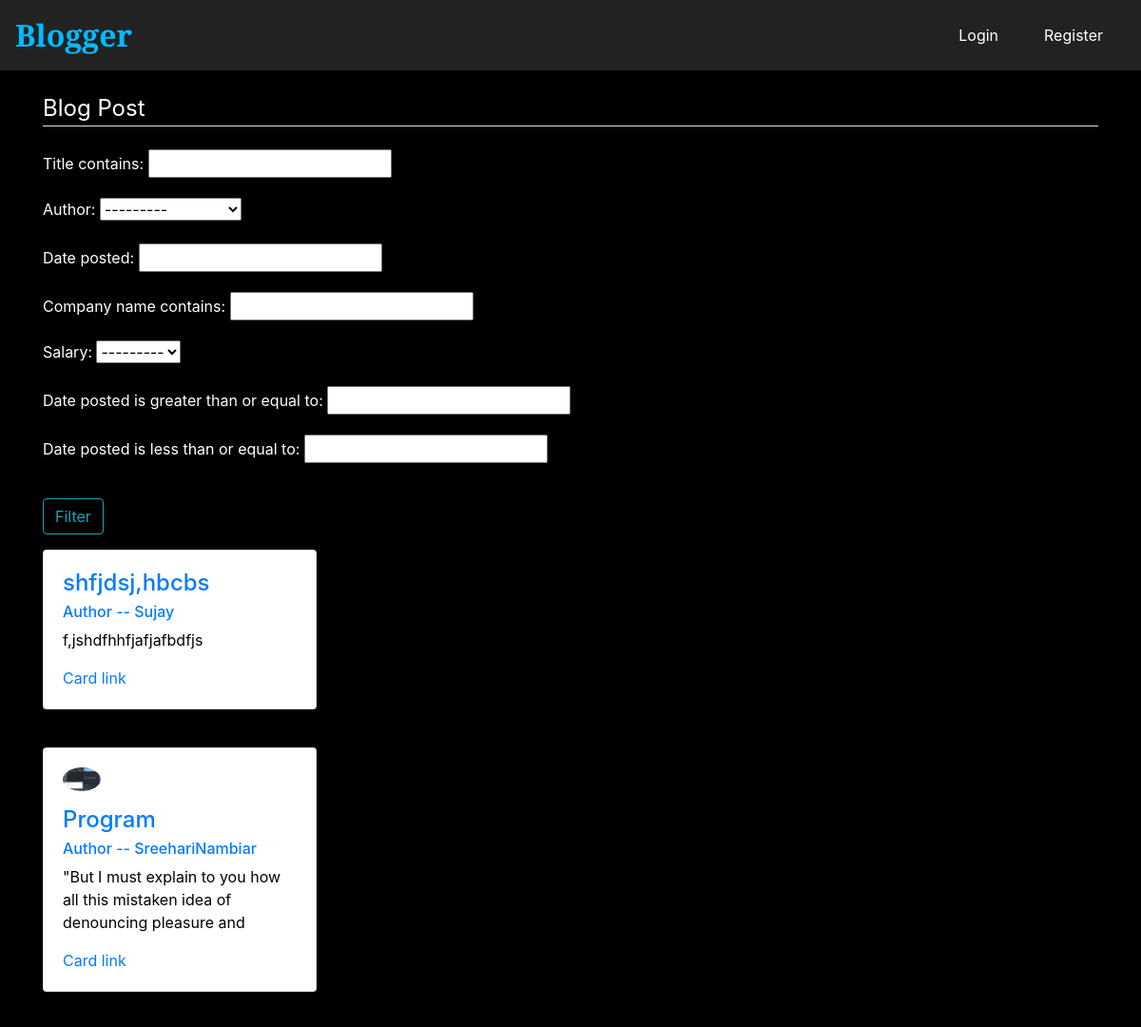
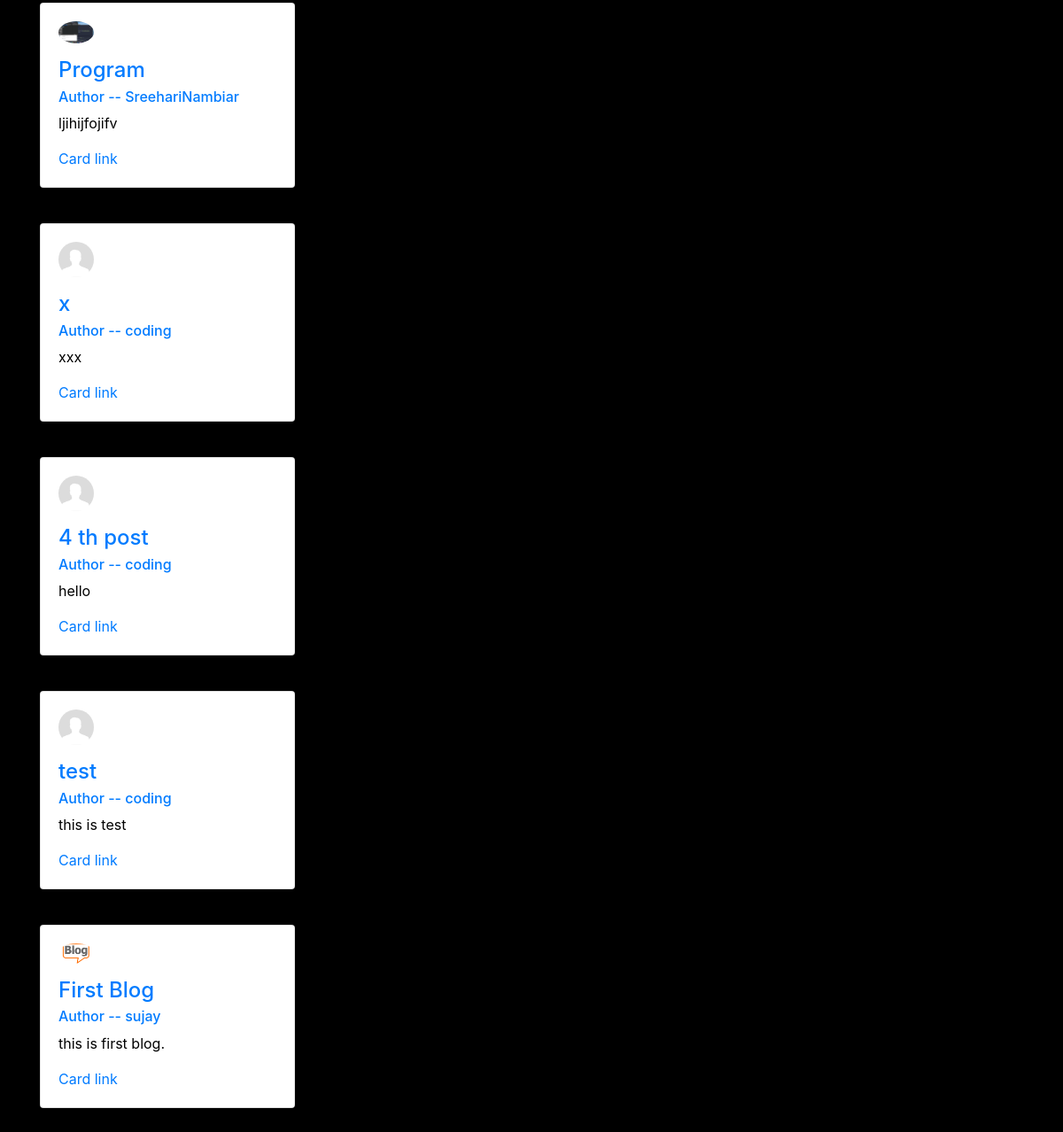
/post/filter/, run on the app's committed database (2 pictures, top to bottom).
### blog/models.py (models this page shows, shortened)
class blog(models.Model):
    title = models.CharField(max_length=30)
    author = models.ForeignKey(User,on_delete=models.CASCADE,blank=True, null=True)
    date_posted = models.DateTimeField(auto_now_add=True)
    content = models.TextField()
    image1 = models.ImageField(upload_to='static/images/blog_img',null=True)
    image2 = models.ImageField(upload_to='static/images/blog_img',null=True)
    company_name = models.CharField(max_length=30,null=True)
    salary_range = [('4','4lakh'),('6','6lakh'),('8','8lakh'),('10','10lakh'),('12','12lakh'),('14','14lakh'),('16','16lakh'),('20','20lakh'),('30','30lakh'),('35','35lakh'),('40','40lakh')]
    salary = models.CharField(max_length=3,choices=salary_range,null=True)
    pdf = models.FileField(upload_to='static/files',null=True)
    class Meta:
        ordering = ['-date_posted']
    objects = models.Manager()

### user/models.py (models this page shows, shortened)
class Profile(models.Model):
    user = models.OneToOneField(User,on_delete=models.CASCADE)
    profile_pic = models.ImageField(upload_to='profile_pics',null=True)
    bio = models.TextField(blank=True,null=True)
    sem_list = [('1','first'),('2','second'),('3','third'),('4','fourth'),('5','fifth'),('6','sixth'),('7','seventh'),('8','eigth')]
    sem = models.CharField(max_length=1,choices=sem_list,default='first')

### blog/views.py (the view)
# urls.py: path('post/filter/',views.Filter,name="post-filter"),
def Filter(request):
    b = blog.objects.all()
    myfilter = BlogFilter(request.GET,queryset=b)
    blogs = myfilter.qs
    context = { 'myfilter':myfilter, 'blogs':blogs}
    return render(request,'blog/blog_filter.html',context)

### blog/templates/blog/blog_filter.html (shortened to what this page needs)
{% extends 'blog/base.html' %}
{% load static %}
{% block  content %}
      <br>
      <div class="content-section">
        <form method="get" enctype="multipart/form-data">
            <fieldset class="form-group">
                <legend class="border-bottom mb-4">Blog Post</legend>
                {{ myfilter.form.as_p }}
            </fieldset>
            <div class="form-group">
                <button class="btn btn-outline-info" type="submit">Filter</button>
            </div>
        </form>
    </div>
    {% for blog in blogs  %}
    <article class="media content-section my-2">
    <div class="card" style="width: 18rem;">
        <div class="card-body">
            {% if blog.author.profile.profile_pic %}
            <img class="rounded-circle mb-3" width=40px src="{{ blog.author.profile.profile_pic.url }}">
            {% endif %}
            <h4 class="card-title"><a class="article-title" href="{% url 'post-detail' blog.id %}" >{{blog.title}} </a></h4>
            <h6 class="card-subtitle mb-2 text-muted"> <a href="{% url 'user-home' blog.author.id %}"> Author -- {{blog.author}} </a> </h6>
            <p class="card-text"> {{blog.content}}</p>
            <a href="#" class="card-link">Card link</a>
        </div>
    </div>
    </article>
    <br>
    {% endfor %}
{% endblock  %}

### media/static/css/style.css (style rules this page uses)
body { background-color: #000; color:#fff !important; }
.card-body { color:#000 !important; }

### data on the page
blog: title "shfjdsj,hbcbs", author "Sujay", content "f,jshdfhhfjafjafbdfjs"
blog: author.profile.profile_pic (picture), title "Program", author "SreehariNambiar", content "\"But I must explain to you how all this mistaken idea of denouncing pleasure and"
blog: author.profile.profile_pic (picture), title "Program", author "SreehariNambiar", content "ljihijfojifv"
blog: author.profile.profile_pic (placeholder picture), title "x", author "coding", content "xxx"
blog: author.profile.profile_pic (placeholder picture), title "4 th post", author "coding", content "hello"
blog: author.profile.profile_pic (placeholder picture), title "test", author "coding", content "this is test"
blog: author.profile.profile_pic (picture), title "First Blog", author "sujay", content "this is first blog."
